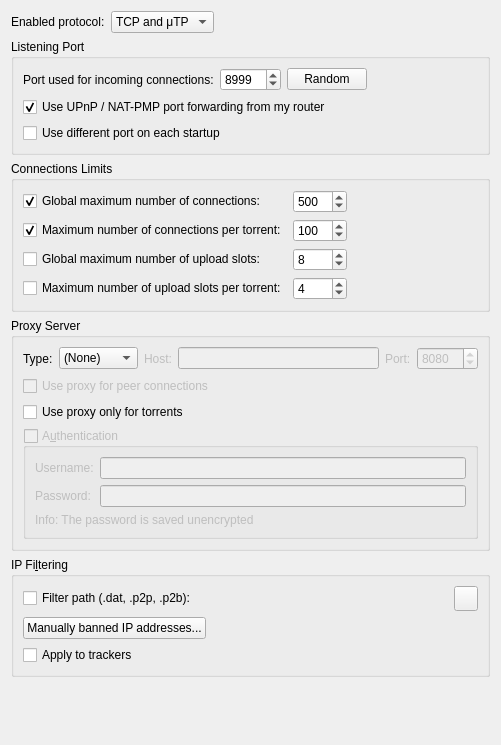
          <widget class="QWidget" name="scrollAreaWidgetContents_3">
           <property name="geometry">
            <rect>
             <x>0</x>
             <y>0</y>
             <width>501</width>
             <height>745</height>
            </rect>
           </property>
           <layout class="QVBoxLayout" name="verticalLayout_20">
            <item>
             <layout class="QHBoxLayout" name="horizontalLayout_12">
              <item>
               <widget class="QLabel" name="label_24">
                <property name="text">
                 <string>Enabled protocol:</string>
                </property>
               </widget>
              </item>
              <item>
               <widget class="QComboBox" name="comboProtocol">
                <item>
                 <property name="text">
                  <string>TCP and μTP</string>
                 </property>
                </item>
                <item>
                 <property name="text">
                  <string notr="true">TCP</string>
                 </property>
                </item>
                <item>
                 <property name="text">
                  <string notr="true">μTP</string>
                 </property>
                </item>
               </widget>
              </item>
              <item>
               <spacer name="horizontalSpacer_23">
                <property name="orientation">
                 <enum>Qt::Horizontal</enum>
                </property>
                <property name="sizeHint" stdset="0">
                 <size>
                  <width>40</width>
                  <height>20</height>
                 </size>
                </property>
               </spacer>
              </item>
             </layout>
            </item>
            <item>
             <widget class="QGroupBox" name="ListeningPortBox">
              <property name="title">
               <string>Listening Port</string>
              </property>
              <layout class="QVBoxLayout" name="listeningPortLayout">
               <item>
                <layout class="QHBoxLayout" name="listeningPortLayout2">
                 <item>
                  <widget class="QLabel" name="lbl_ports">
                   <property name="text">
                    <string>Port used for incoming connections:</string>
                   </property>
                  </widget>
                 </item>
                 <item>
                  <widget class="QSpinBox" name="spinPort">
                   <property name="minimum">
                    <number>1</number>
                   </property>
                   <property name="maximum">
                    <number>65535</number>
                   </property>
                   <property name="value">
                    <number>8999</number>
                   </property>
                  </widget>
                 </item>
                 <item>
                  <widget class="QPushButton" name="randomButton">
                   <property name="text">
                    <string>Random</string>
                   </property>
                  </widget>
                 </item>
                 <item>
                  <spacer name="horizontalSpacer_4">
                   <property name="orientation">
                    <enum>Qt::Horizontal</enum>
                   </property>
                   <property name="sizeHint" stdset="0">
                    <size>
                     <width>40</width>
                     <height>20</height>
                    </size>
                   </property>
                  </spacer>
                 </item>
                </layout>
               </item>
               <item>
                <widget class="QCheckBox" name="checkUPnP">
                 <property name="text">
                  <string>Use UPnP / NAT-PMP port forwarding from my router</string>
                 </property>
                 <property name="checked">
                  <bool>true</bool>
                 </property>
                </widget>
               </item>
               <item>
                <widget class="QCheckBox" name="checkRandomPort">
                 <property name="text">
                  <string>Use different port on each startup</string>
                 </property>
                </widget>
               </item>
              </layout>
             </widget>
            </item>
            <item>
             <widget class="QGroupBox" name="nbConnecBox">
              <property name="title">
               <string>Connections Limits</string>
              </property>
              <layout class="QGridLayout" name="gridLayout">
               <item row="3" column="1">
                <widget class="QSpinBox" name="spinMaxUploadsPerTorrent">
                 <property name="maximum">
                  <number>500</number>
                 </property>
                 <property name="value">
                  <number>4</number>
                 </property>
                </widget>
               </item>
               <item row="1" column="0">
                <widget class="QCheckBox" name="checkMaxConnecsPerTorrent">
                 <property name="text">
                  <string>Maximum number of connections per torrent:</string>
                 </property>
                 <property name="checked">
                  <bool>true</bool>
                 </property>
                </widget>
               </item>
               <item row="0" column="0">
                <widget class="QCheckBox" name="checkMaxConnecs">
                 <property name="text">
                  <string>Global maximum number of connections:</string>
                 </property>
                 <property name="checked">
                  <bool>true</bool>
                 </property>
                </widget>
               </item>
               <item row="0" column="1">
                <widget class="QSpinBox" name="spinMaxConnec">
                 <property name="enabled">
                  <bool>true</bool>
                 </property>
                 <property name="minimum">
                  <number>2</number>
                 </property>
                 <property name="maximum">
                  <number>2000</number>
                 </property>
                 <property name="value">
                  <number>500</number>
                 </property>
                </widget>
               </item>
               <item row="1" column="1">
                <widget class="QSpinBox" name="spinMaxConnecPerTorrent">
                 <property name="minimum">
                  <number>2</number>
                 </property>
                 <property name="maximum">
                  <number>2000</number>
                 </property>
                 <property name="value">
                  <number>100</number>
                 </property>
                </widget>
               </item>
               <item row="3" column="0">
                <widget class="QCheckBox" name="checkMaxUploadsPerTorrent">
                 <property name="text">
                  <string>Maximum number of upload slots per torrent:</string>
                 </property>
                 <property name="checked">
                  <bool>false</bool>
                 </property>
                </widget>
               </item>
               <item row="2" column="0">
                <widget class="QCheckBox" name="checkMaxUploads">
                 <property name="text">
                  <string>Global maximum number of upload slots:</string>
                 </property>
                 <property name="checked">
                  <bool>false</bool>
                 </property>
                </widget>
               </item>
               <item row="2" column="1">
                <widget class="QSpinBox" name="spinMaxUploads">
                 <property name="maximum">
                  <number>2000</number>
                 </property>
                 <property name="value">
                  <number>8</number>
                 </property>
                </widget>
               </item>
               <item row="0" column="2">
                <spacer name="horizontalSpacer_3">
                 <property name="orientation">
                  <enum>Qt::Horizontal</enum>
                 </property>
                 <property name="sizeHint" stdset="0">
                  <size>
                   <width>40</width>
                   <height>20</height>
                  </size>
                 </property>
                </spacer>
               </item>
              </layout>
             </widget>
            </item>
            <item>
             <widget class="QGroupBox" name="groupProxy">
              <property name="enabled">
               <bool>true</bool>
              </property>
              <property name="title">
               <string>Proxy Server</string>
              </property>
              <layout class="QVBoxLayout" name="verticalLayout_29">
               <item>
                <layout class="QHBoxLayout" name="proxyTypeLayout">
                 <item>
                  <widget class="QLabel" name="ProxyType_lbl">
                   <property name="text">
                    <string>Type:</string>
                   </property>
                  </widget>
                 </item>
                 <item>
                  <widget class="QComboBox" name="comboProxyType">
                   <item>
                    <property name="text">
                     <string>(None)</string>
                    </property>
                   </item>
                   <item>
                    <property name="text">
                     <string>SOCKS4</string>
                    </property>
                   </item>
                   <item>
                    <property name="text">
                     <string>SOCKS5</string>
                    </property>
                   </item>
                   <item>
                    <property name="text">
                     <string>HTTP</string>
                    </property>
                   </item>
                  </widget>
                 </item>
                 <item>
                  <widget class="QLabel" name="lblProxyIP">
                   <property name="enabled">
                    <bool>false</bool>
                   </property>
                   <property name="text">
                    <string>Host:</string>
                   </property>
                  </widget>
                 </item>
                 <item>
                  <widget class="QLineEdit" name="textProxyIP">
                   <property name="enabled">
                    <bool>false</bool>
                   </property>
                   <property name="text">
                    <string/>
                   </property>
                  </widget>
                 </item>
                 <item>
                  <widget class="QLabel" name="lblProxyPort">
                   <property name="enabled">
                    <bool>false</bool>
                   </property>
                   <property name="text">
                    <string>Port:</string>
                   </property>
                  </widget>
                 </item>
                 <item>
                  <widget class="QSpinBox" name="spinProxyPort">
                   <property name="enabled">
                    <bool>false</bool>
                   </property>
                   <property name="minimum">
                    <number>1</number>
                   </property>
                   <property name="maximum">
                    <number>65535</number>
                   </property>
                   <property name="value">
                    <number>8080</number>
                   </property>
                  </widget>
                 </item>
                </layout>
               </item>
               <item>
                <widget class="QCheckBox" name="checkProxyPeerConnecs">
                 <property name="enabled">
                  <bool>false</bool>
                 </property>
                 <property name="toolTip">
                  <string>Otherwise, the proxy server is only used for tracker connections</string>
                 </property>
                 <property name="text">
                  <string>Use proxy for peer connections</string>
                 </property>
                </widget>
               </item>
               <item>
                <widget class="QCheckBox" name="isProxyOnlyForTorrents">
                 <property name="toolTip">
                  <string>RSS feeds, search engine, software updates or anything else other than torrent transfers and related operations (such as peer exchanges) will use a direct connection</string>
                 </property>
                 <property name="text">
                  <string>Use proxy only for torrents</string>
                 </property>
                 <property name="checked">
                  <bool>false</bool>
                 </property>
                </widget>
               </item>
               <item>
                <widget class="QGroupBox" name="checkProxyAuth">
                 <property name="enabled">
                  <bool>false</bool>
                 </property>
                 <property name="title">
                  <string>A&amp;uthentication</string>
                 </property>
                 <property name="checkable">
                  <bool>true</bool>
                 </property>
                 <property name="checked">
                  <bool>false</bool>
                 </property>
                 <layout class="QVBoxLayout" name="verticalLayout_24">
                  <item>
                   <layout class="QGridLayout" name="gridLayout_12">
                    <item row="0" column="0">
                     <widget class="QLabel" name="lblProxyUsername">
                      <property name="text">
                       <string>Username:</string>
                      </property>
                     </widget>
                    </item>
                    <item row="0" column="1">
                     <widget class="QLineEdit" name="textProxyUsername"/>
                    </item>
                    <item row="1" column="0">
                     <widget class="QLabel" name="lblProxyPassword">
                      <property name="text">
                       <string>Password:</string>
                      </property>
                     </widget>
                    </item>
                    <item row="1" column="1">
                     <widget class="QLineEdit" name="textProxyPassword">
                      <property name="echoMode">
                       <enum>QLineEdit::Password</enum>
                      </property>
                     </widget>
                    </item>
                   </layout>
                  </item>
                  <item>
                   <widget class="QLabel" name="label_23">
                    <property name="text">
                     <string>Info: The password is saved unencrypted</string>
                    </property>
                   </widget>
                  </item>
                 </layout>
                </widget>
               </item>
              </layout>
             </widget>
            </item>
            <item>
             <widget class="QGroupBox" name="groupIPFilter">
              <property name="title">
               <string>IP Fi&amp;ltering</string>
              </property>
              <layout class="QVBoxLayout" name="verticalLayout_17">
               <item>
                <layout class="QHBoxLayout" name="horizontalLayout_11">
                 <item>
                  <widget class="QCheckBox" name="checkIPFilter">
                   <property name="text">
                    <string>Filter path (.dat, .p2p, .p2b):</string>
                   </property>
                  </widget>
                 </item>
                 <item>
                  <widget class="FileSystemPathLineEdit" name="textFilterPath" native="true"/>
                 </item>
                 <item>
                  <widget class="QToolButton" name="IpFilterRefreshBtn">
                   <property name="minimumSize">
                    <size>
                     <width>0</width>
                     <height>25</height>
                    </size>
                   </property>
                   <property name="toolTip">
                    <string>Reload the filter</string>
                   </property>
                  </widget>
                 </item>
                </layout>
               </item>
               <item>
                <widget class="QPushButton" name="banListButton">
                 <property name="sizePolicy">
                  <sizepolicy hsizetype="Fixed" vsizetype="Fixed">
                   <horstretch>0</horstretch>
                   <verstretch>0</verstretch>
                  </sizepolicy>
                 </property>
                 <property name="text">
                  <string>Manually banned IP addresses...</string>
                 </property>
                </widget>
               </item>
               <item>
                <widget class="QCheckBox" name="checkIpFilterTrackers">
                 <property name="text">
                  <string>Apply to trackers</string>
                 </property>
                </widget>
               </item>
              </layout>
             </widget>
            </item>
            <item>
             <spacer name="verticalSpacer_3">
              <property name="orientation">
               <enum>Qt::Vertical</enum>
              </property>
              <property name="sizeHint" stdset="0">
               <size>
                <width>20</width>
                <height>40</height>
               </size>
              </property>
             </spacer>
            </item>
           </layout>
          </widget>
